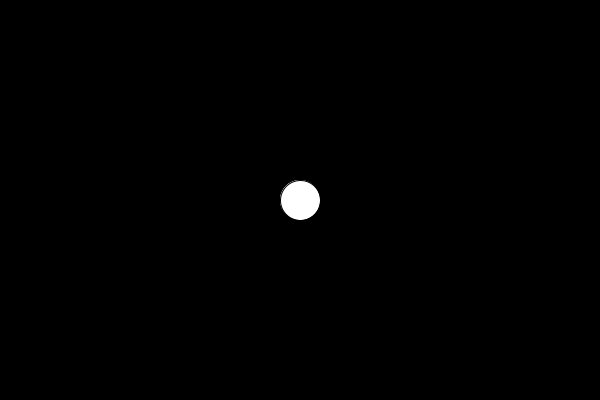
Frame 1 (no input)
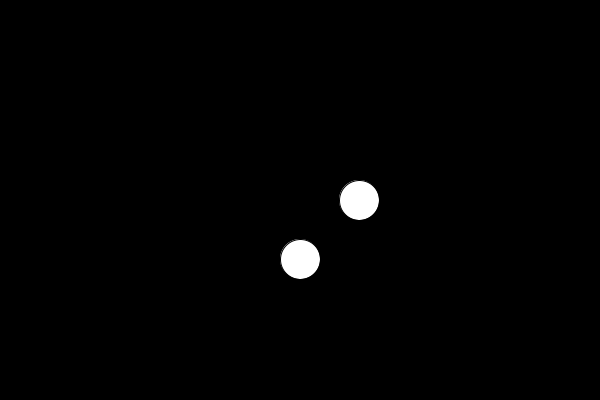
Frame 60 (the mouse pressed at the canvas centre just before this capture)
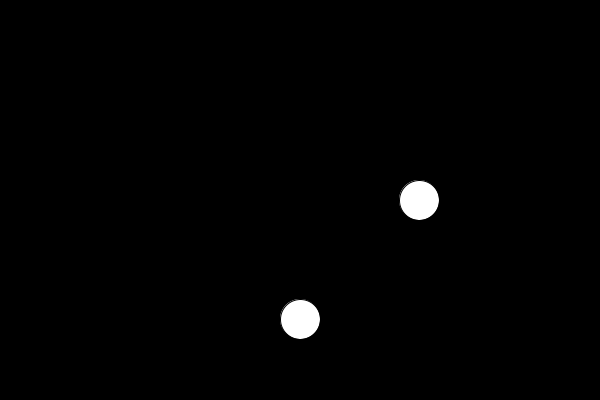
Frame 120 (the mouse held since frame 60 and released just before this capture)

The Processing sketch that drew these frames (run headless with seeded random() and noise(); from frame 60 on, the mouse is pressed at the canvas centre):

// Processing sketch: bounce
// ── bounce.pde
//variables for the up-down circle
int udy, udspeed;
//variables for the left-right circle
int lrx, lrspeed;

//other variables
int csize;
boolean moving;

void setup() {
  size(600, 400);
  udy = height/2;
  lrx = width/2;
  udspeed = lrspeed = 1;

  csize = 40;
  moving = true;
}//setup

void draw() {
  background(0);

  circle(width/2, udy, csize);
  circle(lrx, height/2, csize);

  if (moving) {
    if (udy >= height - csize/2 ||
        udy <= csize/2) {
        udspeed *= -1;
    }//up/down bounce

    if (lrx >= width - csize/2 ||
        lrx <= csize/2) {
        lrspeed *= -1;
    }//left/right bounce

    udy+= udspeed;
    lrx+= lrspeed;

  }//moving

}//draw

void keyPressed() {
  if (key == ' ') {
    moving = !moving;
  }
  if (key == 'r') {
    udy = height/2;
    lrx = width/2;
  }
}//keyPressed
